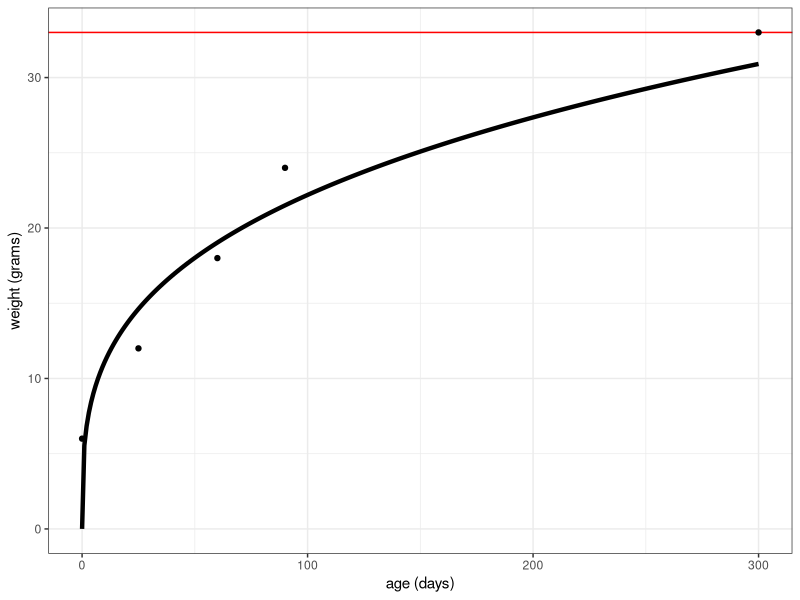

The R source for this figure:
rm(list = ls())

# Load Packages
library(tidyverse)

# List of ages by days live
a <- 0:300

# Compute weight
w_max <- 5.5453 * a^0.3012 + 0.00001

# Make data frame
d <- data.frame(cbind(a, w_max))

# Measured weights
points <- data.frame(
  a = c(0, 25, 60, 90, 300),
  w_max = c(6, 12, 18, 24, 33)
)

# Plot
ggplot() +
  geom_hline(yintercept = 33, color = "red") +
  geom_line(data = d, mapping = aes(x = a, y = w_max), color = "black", size = 1.5) +
  geom_point(data = points, mapping = aes(x = a, y = w_max)) +
  xlab("age (days)") +
  ylab("weight (grams)") +
  theme_bw()
